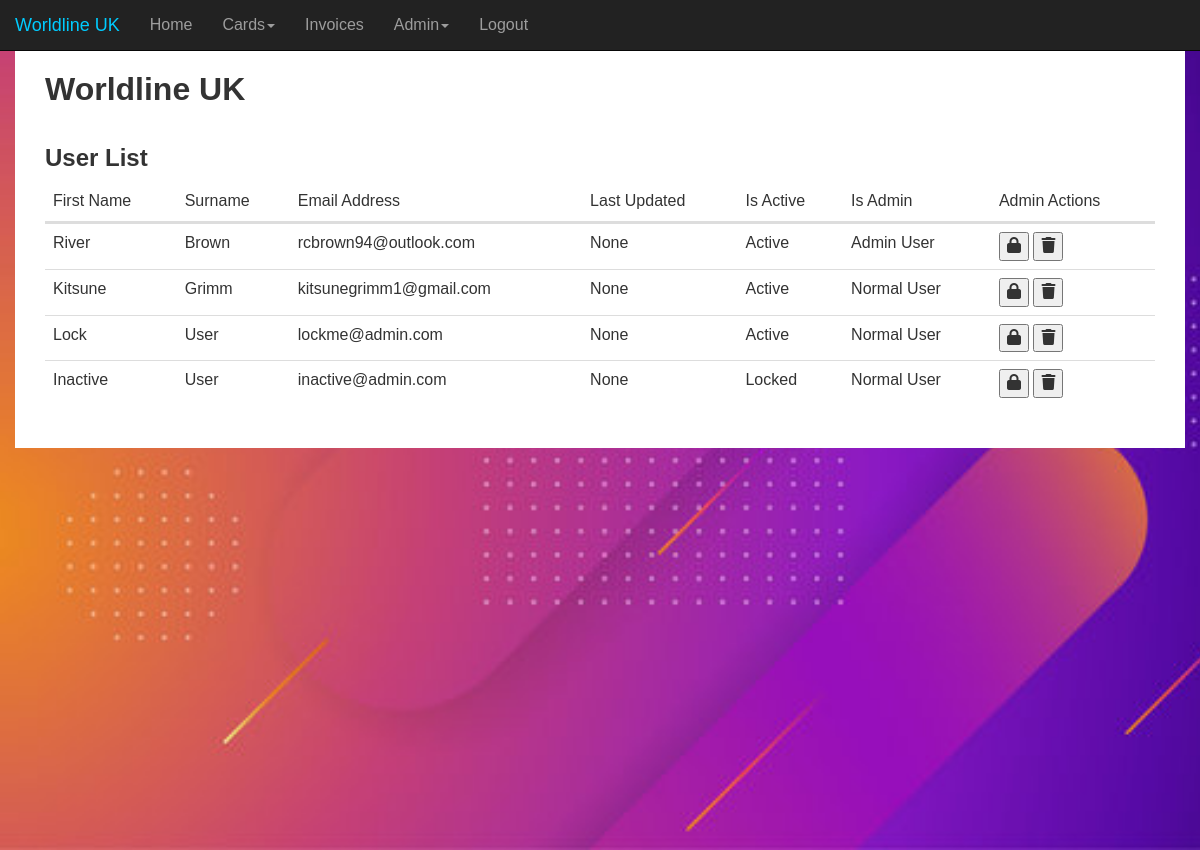
The app's page /admin (signed in), older data.
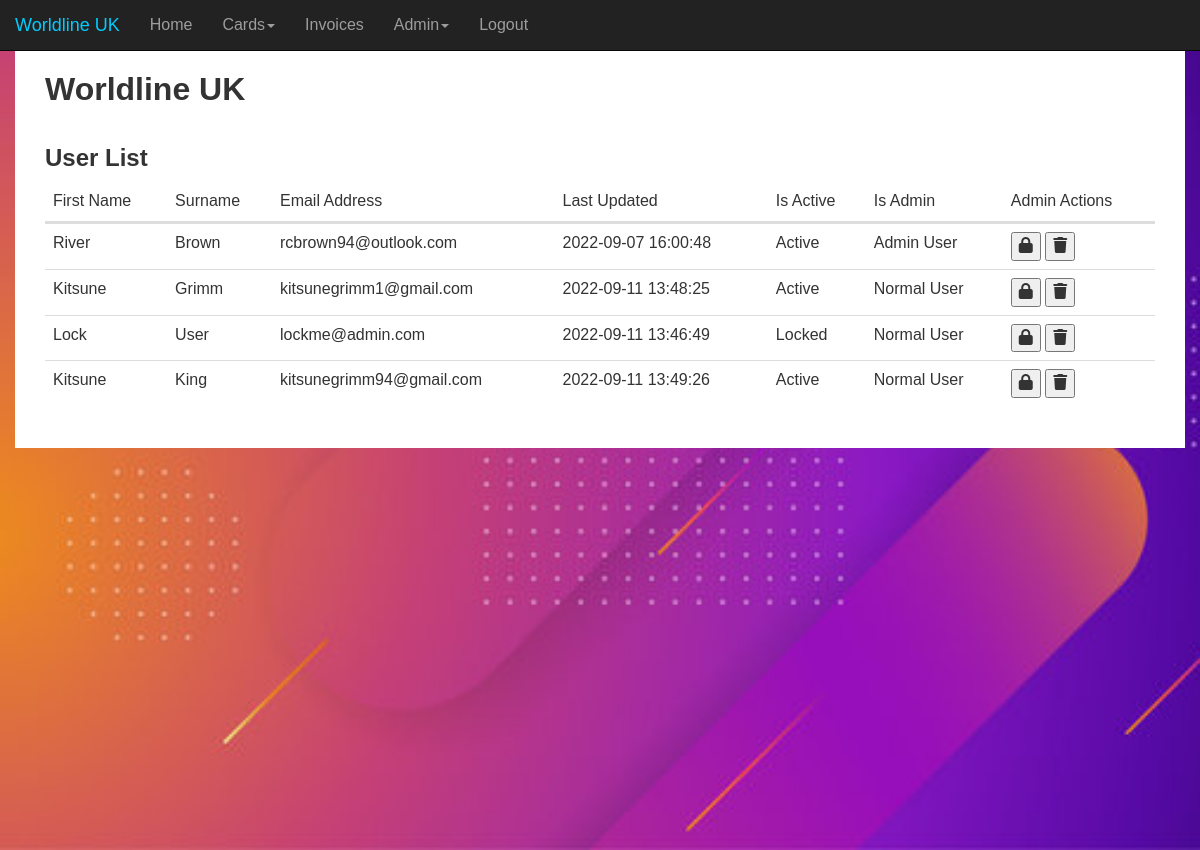
The same page, newer data.
### Website/models.py (models this page shows)
class User(db.Model, UserMixin):
    id = db.Column(db.Integer, primary_key=True)
    first_name = db.Column(db.String(150))
    surname = db.Column(db.String(150))
    email_address = db.Column(db.String(150), unique=True)
    password = db.Column(db.String(150))
    cards = db.relationship('Card')
    invoices = db.relationship('Invoice')
    is_active = db.Column(db.Boolean)
    is_admin = db.Column(db.Boolean)
    last_updated = db.Column(db.DateTime(timezone=False), default=func.now(), onupdate=func.now())
    failed_login_attempts = db.Column(db.Integer, default=0)

### Website/views.py (the view)
@views.route('/admin')
@login_required
def admin():
    logged_in_user = User.query.get(current_user.id)
    if(logged_in_user.is_admin):
        users = User.query.all()
        return render_template("admin.html", user=current_user, users=users)
    return redirect(url_for('views.home'))

### Website/templates/admin.html (shortened to what this page needs)
{% extends "base.html" %}
{% block content %}
<div class='row marginGap'>
    <div class='col-xs-12 col-sm-12 col-md-12 col-lg-12'>
        <h2>User List</h2>
        <table id="user-table" class="table">
            <thead>
                <tr>
                    <th scope="col">First Name</th>
                    <th scope="col">Surname</th>
                    <th scope="col">Email Address</th>
                    <th scope="col">Last Updated</th>
                    <th scope="col">Is Active</th>
                    <th scope="col">Is Admin</th>
                    <th scope="col">Admin Actions</th>
                </tr>
            <thead>
            <tbody>
                {% for u in users %}
                    <tr id="users">
                        <td>{{u.first_name}}</td>
                        <td>{{u.surname}}</td>
                        <td>{{u.email_address}}</td>
                        <td>{{u.last_updated}}</td>
                        <td>
                            {% if u.is_active %}
                                Active
                            {% else %}
                                Locked
                            {% endif %}
                        </td>
                        <td>
                            {% if u.is_admin %}
                                Admin User
                            {% else %}
                                Normal User
                            {% endif %}
                        </td>
                        <td>
                            <button type="button" onClick="unlockLockUser({{u.id}})">
                                <span aria-hidden="true"><i id="unlock-lock-user" class="fa-solid fa-lock" title="Unlock or lock a user"></i></span>
                            </button>
                            <button type="button" onClick="deleteUser({{u.id}})">
                                <span aria-hidden="true"><i id="delete-user" class="fa-solid fa-trash" title="Delete user"></i></span>
                            </button>
                        </td>
                    </tr>
                {% endfor %}
        </table>
    </div>
</div>
{% endblock %}

Row changes from the older to the newer data that the page shows:
removed User: first_name "Inactive", surname "User", email_address "inactive@admin.com", last_updated "None", is_active "Locked", is_admin "Normal User"
changed User "River": last_updated "None" → "2022-09-07 16:00:48"
changed User "Grimm": last_updated "None" → "2022-09-11 13:48:25"
changed User "Lock": last_updated "None" → "2022-09-11 13:46:49"; is_active "Active" → "Locked"
added User: first_name "Kitsune", surname "King", email_address "kitsunegrimm94@gmail.com", last_updated "2022-09-11 13:49:26", is_active "Active", is_admin "Normal User"
